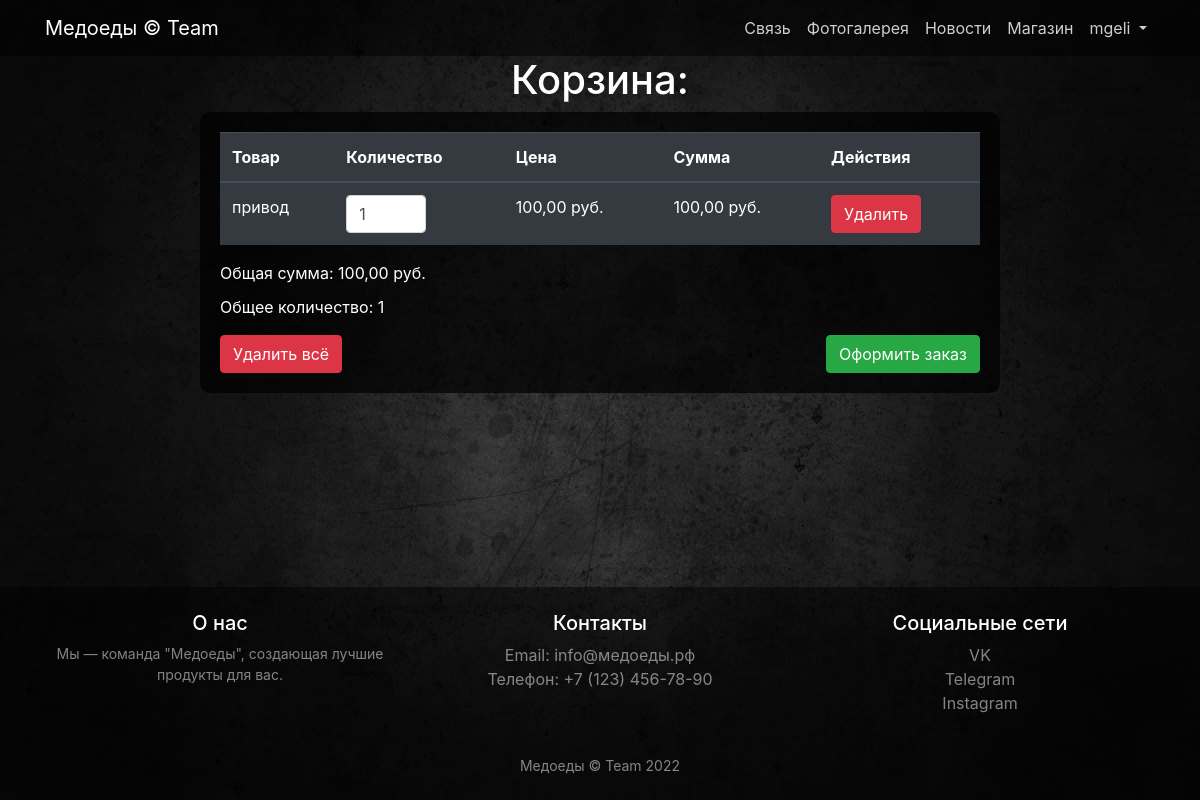
The app's page /store/basket/ (signed in), older data.
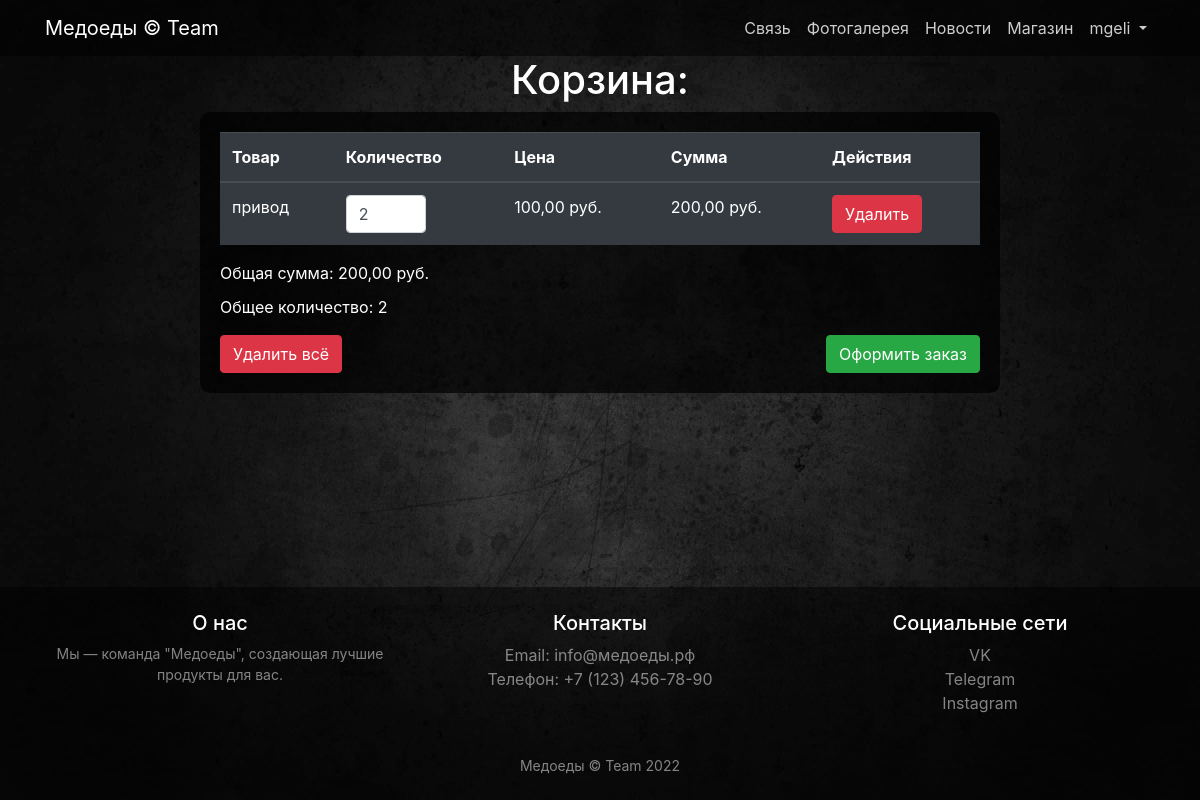
The same page, newer data.
### store/models.py (models this page shows, shortened)
class Basket(models.Model):
    user = models.ForeignKey(to=User, on_delete=models.CASCADE)
    product = models.ForeignKey(to=Product, on_delete=models.CASCADE)
    quantity = models.PositiveIntegerField(default=0)
    created_timestamp = models.DateTimeField(auto_now_add=True)
    objects = BasketQuerySet.as_manager()
    def sum(self):
        return self.product.price * self.quantity

class Product(models.Model):
    name = models.CharField(max_length=120)
    description = models.TextField()
    price = models.DecimalField(max_digits=10, decimal_places=2)
    quantity = models.PositiveIntegerField(default=0)
    image = models.ImageField(upload_to='products_images', blank=True)  # Основное изображение
    category = models.ForeignKey(to=ProductCategory, on_delete=models.PROTECT)

### store/views.py (the view, shortened to what this page needs)
# urls.py: path('basket/', views.basket_view, name='basket'),
@login_required
def basket_view(request):
    baskets = Basket.objects.filter(user=request.user)
    total_sum = baskets.total_sum()
    total_quantity = baskets.total_quantity()
    context = {
        'baskets': baskets,
        'total_sum': total_sum,
        'total_quantity': total_quantity,
        'title': 'Корзина'
    }
    return render(request, 'store/basket.html', context)

### store/models.py (called while the page is built)
    def total_sum(self):
        return sum(basket.sum() for basket in self)

    def total_quantity(self):
        return sum(basket.quantity for basket in self)

### store/templates/store/basket.html (shortened to what this page needs)
{% extends 'store/item.html' %}
{% block content %}
<h1 class="text-white text-center">Корзина:</h1>
{% if baskets %}
    <div class="container d-flex justify-content-center">
        <div class="order-summary" style="background-color: rgba(0, 0, 0, 0.7); padding: 20px; border-radius: 10px; width: 80%; max-width: 800px;">
            <form method="post">
                <table class="table table-dark table-hover">
                    <thead>
                        <tr>
                            <th>Товар</th>
                            <th>Количество</th>
                            <th>Цена</th>
                            <th>Сумма</th>
                            <th>Действия</th>
                        </tr>
                    </thead>
                    <tbody>
                        {% for basket in baskets %}
                            <tr data-product-id="{{ basket.product.id }}" style="cursor: pointer;">
                                <td>{{ basket.product.name }}</td>
                                <td>
                                    <input type="number" name="quantity_{{ basket.id }}" value="{{ basket.quantity }}" min="1" class="form-control" style="width: 80px;">
                                </td>
                                <td>{{ basket.product.price }} руб.</td>
                                <td>{{ basket.sum }} руб.</td>
                                <td>
                                    <a href="{% url 'store:basket_remove' basket.id %}" class="btn btn-danger btn-smonclick" onclick="return confirm('Вы уверены, что хотите удалить товар из корзины?');">Удалить</a>
                                </td>
                            </tr>
                        {% endfor %}
                    </tbody>
                </table>
                <div class="text-white">
                    <p>Общая сумма: {{ total_sum }} руб.</p>
                    <p>Общее количество: {{ total_quantity }}</p>
                </div>
                <div class="d-flex justify-content-between mt-3">
                    <a href="{% url 'store:basket_clear' %}" class="btn btn-danger" onclick="return confirm('Вы уверены, что хотите удалить все товары из корзины?');">Удалить всё</a>
                    <a href="{% url 'store:checkout' %}" class="btn btn-success">Оформить заказ</a>
                </div>
            </form>
        </div>
    </div>
{% else %}
    <p class="text-center text-white">Ваша корзина пуста.</p>
    <div class="text-center">
                    <a class="nav-link" href="{% url 'store:index' %}">Перейти в магазин <i class="fas fa-shopping-bag"></i></a>
                </div>
{% endif %}
{% endblock %}

Row changes from the older to the newer data that the page shows:
changed Basket "привод": quantity "1" → "2"; sum "100,00" → "200,00"
Text that changed along with them:
{{ total_sum }}: "100,00" → "200,00"
{{ total_quantity }}: "1" → "2"
